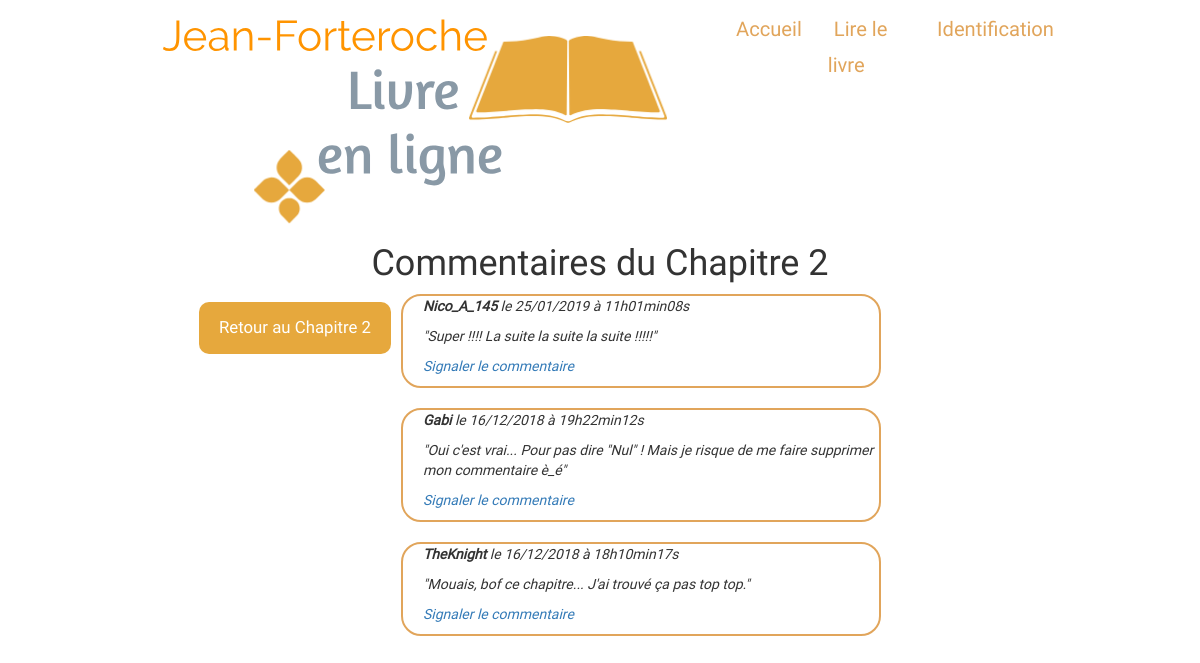
The page /index.php?action=comments&id=2 on the database its author committed.
### tables this page shows
CREATE TABLE IF NOT EXISTS `posts` (
  `id` int(11) NOT NULL AUTO_INCREMENT,
  `chapter_id` int(11) NOT NULL,
  `post_title` varchar(255) NOT NULL,
  `post_content` text NOT NULL,
  `creation_date` datetime NOT NULL,
  PRIMARY KEY (`id`)
);

CREATE TABLE IF NOT EXISTS `comments` (
  `id` int(11) NOT NULL AUTO_INCREMENT,
  `post_id` int(11) NOT NULL,
  `comment_author` varchar(255) NOT NULL,
  `comment_content` text NOT NULL,
  `comment_alert` int(11) NOT NULL,
  `creation_date` datetime NOT NULL,
  PRIMARY KEY (`id`)
);

### controller/ControllerComments.php (called while the page is built, shortened)
<?php
require_once('model/PostManager.php');
require_once('model/CommentManager.php');
class ControllerComments extends Controller
{
    public function comments($postId, $comments)
    {
        $postManager = new PostManager();
        $post        = $postManager->getPost($postId);
        $commentManager = new CommentManager();
        $comments       = $commentManager->getComments($comments);
        require('view/commentsView.php');
    }
}

### model/PostManager.php (called while the page is built, shortened)
<?php
class PostManager extends Manager
{
    public function getPost($postId)
    {
        $db = $this->dbConnect();
        $req = $db->prepare('SELECT id, chapter_id, post_title, post_content, DATE_FORMAT(creation_date, \'%d/%m/%Y\') AS creation_date_fr FROM posts WHERE id = ?');
        $req->execute(array($postId));
        $post = $req->fetch();
        return $post;
    }
}

### model/CommentManager.php (called while the page is built, shortened)
<?php
class CommentManager extends Manager
{
    public function getComments($postId)
    {
        $db = $this->dbConnect();
        $comments = $db->prepare('SELECT id, post_id, comment_author, comment_alert, comment_content, DATE_FORMAT(creation_date, \'%d/%m/%Y à %Hh%imin%ss\') AS creation_date_fr FROM comments WHERE post_id = ? ORDER BY creation_date DESC');
        $comments->execute(array($postId));
        return $comments;
    }
}

### view/commentsView.php (the view, shortened to what this page needs)
<h1>Commentaires du Chapitre <?= $post['chapter_id']?></h1>
<div class="body_container">
    <a class="back_link" href="index.php?action=post&amp;id=<?= $post['id'] ?>">Retour au Chapitre <?= $post['chapter_id']?></a>
<div class="index_pages_link">
	<?php
	while ($comment = $comments->fetch())
	{
	?>
		<div class="comments_container">
			    <p><strong><?= htmlspecialchars($comment['comment_author']) ?></strong> le <?= $comment['creation_date_fr'] ?></p>
			    <p><em class="italic">"<?= nl2br($comment['comment_content']) ?>"</em>
			   	<?php
			   	if ($comment['comment_alert'] == 0) {
			   		?>
			    <p><a class="signal" href="index.php?action=alertComment&amp;commentId=<?= $comment['id'] ?>&amp;postId=<?= $post['id'] ?>"" onclick="return(confirm('Etes-vous sûr de vouloir signaler ce commentaire ?'));">Signaler le commentaire</a></p>
			    <?php
			} else {
				?>
				<p>Ce commentaire a été signalé. Il sera modéré dans les plus brefs délais.</p>
				<?php
			}
			?>
		</div>
	<?php
	}
	?>
</div>
</div>
<?php require('template.php'); ?>

### public/css/style.css (style rules this page uses)
body { font-family: 'Roboto Regular', serif; }
h1, h3 { text-align:center; }
.italic { font-style: italic; }
.body_container { display: flex; justify-content: center; align-items: flex-start; }
.back_link { font-size: 1.2em; background-color: #E6A83D; color: white; padding: 14px 20px; margin: 8px 0; border: none; border-radius: 10px; cursor: pointer; margin-right: 10px; }
.index_pages_link { display: flex; width: 50%; flex-direction: column; justify-content: center; }
.comments_container { border: 2px solid #e1a55b; width: 80%; border-radius: 20px; margin-bottom: 20px; }
.comments_container p { margin-left: 20px; font-style: italic; }

### rows shown on the page
posts: chapter "2"
comments: comment_author "Nico_A_145", creation_date_fr "25/01/2019 à 11h01min08s", comment_content "Super !!!! La suite la suite la suite !!!!!"
comments: comment_author "Gabi", creation_date_fr "16/12/2018 à 19h22min12s", comment_content "Oui c'est vrai... Pour pas dire \"Nul\" ! Mais je risque de me faire supprimer mon commentaire è_é"
comments: comment_author "TheKnight", creation_date_fr "16/12/2018 à 18h10min17s", comment_content "Mouais, bof ce chapitre... J'ai trouvé ça pas top top."
